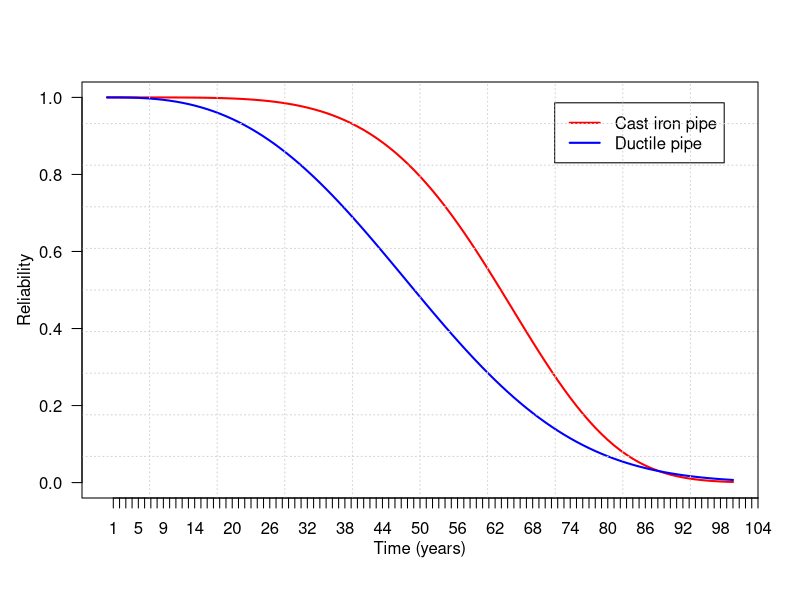

Generate this figure with R:
#This program is coded by Nam Lethanh @IBI, ETH Z?rich.
#it serves as learning material for the course infrastructure maintenance management (IMM), which is designed for master students taking their study in civil engineering and management.

#NOTE: BEFORE USING THIS CODE, YOU NEED TO INSTALL THE PACKAGE 'MASS' and 'survival' FROM CTAN LIBRARY.

#students take their own risk to use this code.

#STEP 1: ESTIMATE THE MODEL'S PARAMETER and Draw the graph

library(MASS)
library(survival)

data <- read.csv("IMM-1-FS2014-renewaltheory-pipebreak.csv",header=TRUE,sep=",") 
attach(data)
cat('Cast iron pipe - model parameters \n')
sr.fit_c = survreg(Surv(time_c,delta_c)~1,dist='weibull')
summary(sr.fit_c)
cat('Ductile iron pipe - model parameters \n')
sr.fit_d = survreg(Surv(time_d,delta_d)~1,dist='weibull')
summary(sr.fit_d)

YearMax=1000 # this is the time frame of investigation

cost_C=100000
cost_D=90000

plot.new()
#par(mar=c(5, 4, 4, 1) + 0.1)

x=seq(0,YearMax,length=200)
curve(pweibull(x, scale=exp(sr.fit_c$icoef[1]), shape=1/sr.fit_c$scale[1], lower.tail=FALSE), from=0, to=100, col='red', lwd=2, ylab='', xlab='',bty='n',ylim=c(0,1),axes=FALSE)
axis(2, ylim=c(0,1),col="black",las=1)  ## las=1 makes horizontal labels
mtext(expression(paste("Reliability")),side=2,col="black",line=2.2) 
axis(1,c(seq(1,YearMax)))
mtext(expression(paste("Time (years)")),side=1,col="black",line=2.2) 
x=seq(0,YearMax,length=200)
par(new=TRUE)
curve(pweibull(x, scale=exp(sr.fit_d$icoef[1]), shape=1/sr.fit_d$scale[1], lower.tail=FALSE), from=0, to=100, col='blue', lwd=2, ylab='', xlab='',bty='n',ylim=c(0,1),axes=FALSE)
x=seq(0,YearMax,length=200)

#creating legend for the graph
legend("topright",inset=.05,legend=c("Cast iron pipe","Ductile pipe"),lty=c(1,1),, lwd=c(2,2),col=c("red","blue"), horiz=F)

#draw the grid on the chart
grid(10, 10, col = "lightgray", lty = "dotted",lwd = par("lwd"), equilogs = TRUE)
box()

#STEP 2: Estimating the mean time of survival

intC<-matrix(nrow=YearMax) 
intD<-matrix(nrow=YearMax)

#cdfweib<-function(x,a,b){(1-exp((-(x*b)^(a))))}  
cdfweib<-function(x,a,b){(1-exp(-(b*x)^a))}     	#Weibull CDF
edweibull<-function(x,shape,scale){(1-cdfweib(x,shape,scale))}  #extended Weibull CDF

for (t in 1:YearMax){
     intC[t]<-integrate(edweibull,0,t,shape=1/sr.fit_c$scale[1],scale=1/exp(sr.fit_c$icoef[1]))$val
     intD[t]<-integrate(edweibull,0,t,shape=1/sr.fit_d$scale[1],scale=1/exp(sr.fit_d$icoef[1]))$val
}
print(intC[1000])
print(intD[1000])
cat("Cost per unit of time-cast iron\n")
print(cost_C/intC[1000])
cat("Cost per unit of time-ductile iron\n")
print(cost_D/intD[1000])



